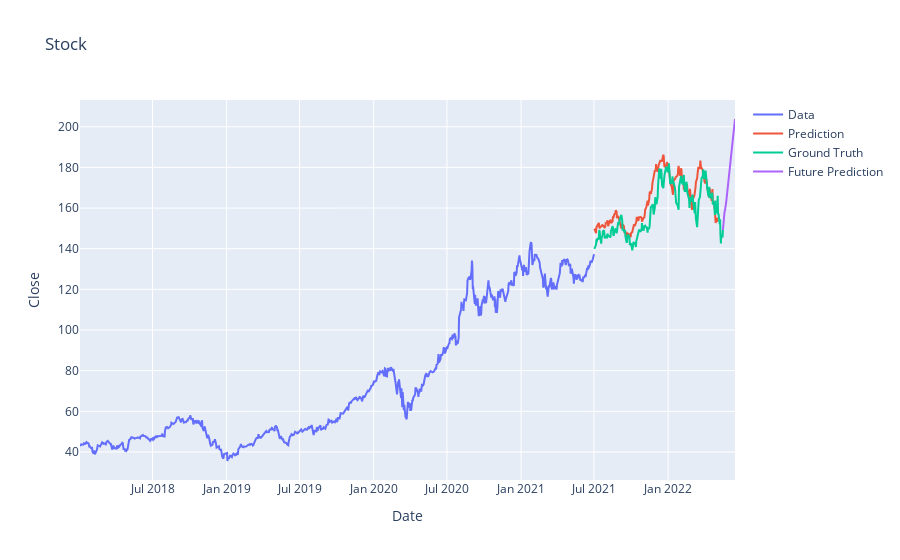

Write notebook code for a chart like this one.
### Code cell
close_test = close_test.reshape((-1))


def predict(num_prediction, model):
    prediction_list = close_test[-look_back:]

    for _ in range(num_prediction):
        x = prediction_list[-look_back:]
        x = x.reshape((1, look_back, 1))
        out = model.predict(x)[0][0]
        prediction_list = np.append(prediction_list, out)
    prediction_list = prediction_list[look_back - 1:]
    return prediction_list


def predict_dates(num_prediction):
    last_date = data.index.values[-1]
    prediction_dates = pd.date_range(last_date, periods=num_prediction + 1).tolist()
    return prediction_dates


num_prediction = 30
forecast = predict(num_prediction, model)
forecast_dates = predict_dates(num_prediction)
print(forecast)
trace4 = go.Scatter(
    x=forecast_dates,
    y=forecast,
    mode='lines',
    name='Future Prediction'
)
fig = go.Figure(data=[trace1, trace2, trace3, trace4], layout=layout)
fig.show()

### Figure 1 — Plotly figure (JSON) as saved in the notebook; plotly's stock layout.template omitted (floating-point values rounded to 4 significant figures; data arrays with more than 128 entries replaced by an {"elided": "..."} marker saying what was removed)
{"data": [{"mode": "lines", "name": "Data", "type": "scatter", "x": {"elided": "881 str values"}, "y": {"elided": "881 float values"}}, {"mode": "lines", "name": "Prediction", "type": "scatter", "x": {"elided": "221 str values"}, "y": {"elided": "211 float values"}}, {"mode": "lines", "name": "Ground Truth", "type": "scatter", "x": {"elided": "221 str values"}, "y": {"elided": "221 float values"}}, {"mode": "lines", "name": "Future Prediction", "type": "scatter", "x": ["2022-05-17T00:00:00", "2022-05-18T00:00:00", "2022-05-19T00:00:00", "2022-05-20T00:00:00", "2022-05-21T00:00:00", "2022-05-22T00:00:00", "2022-05-23T00:00:00", "2022-05-24T00:00:00", "2022-05-25T00:00:00", "2022-05-26T00:00:00", "2022-05-27T00:00:00", "2022-05-28T00:00:00", "2022-05-29T00:00:00", "2022-05-30T00:00:00", "2022-05-31T00:00:00", "2022-06-01T00:00:00", "2022-06-02T00:00:00", "2022-06-03T00:00:00", "2022-06-04T00:00:00", "2022-06-05T00:00:00", "2022-06-06T00:00:00", "2022-06-07T00:00:00", "2022-06-08T00:00:00", "2022-06-09T00:00:00", "2022-06-10T00:00:00", "2022-06-11T00:00:00", "2022-06-12T00:00:00", "2022-06-13T00:00:00", "2022-06-14T00:00:00", "2022-06-15T00:00:00", "2022-06-16T00:00:00"], "y": [149.2, 152.7, 155.6, 157.5, 158.1, 158.7, 159.6, 161.0, 162.7, 164.5, 166.3, 168.2, 169.8, 171.4, 173.0, 174.6, 176.4, 178.2, 180.0, 181.9, 183.7, 185.6, 187.5, 189.4, 191.4, 193.4, 195.4, 197.5, 199.6, 201.7, 203.8]}], "layout": {"title": {"text": "Stock"}, "xaxis": {"title": {"text": "Date"}}, "yaxis": {"title": {"text": "Close"}}}}
